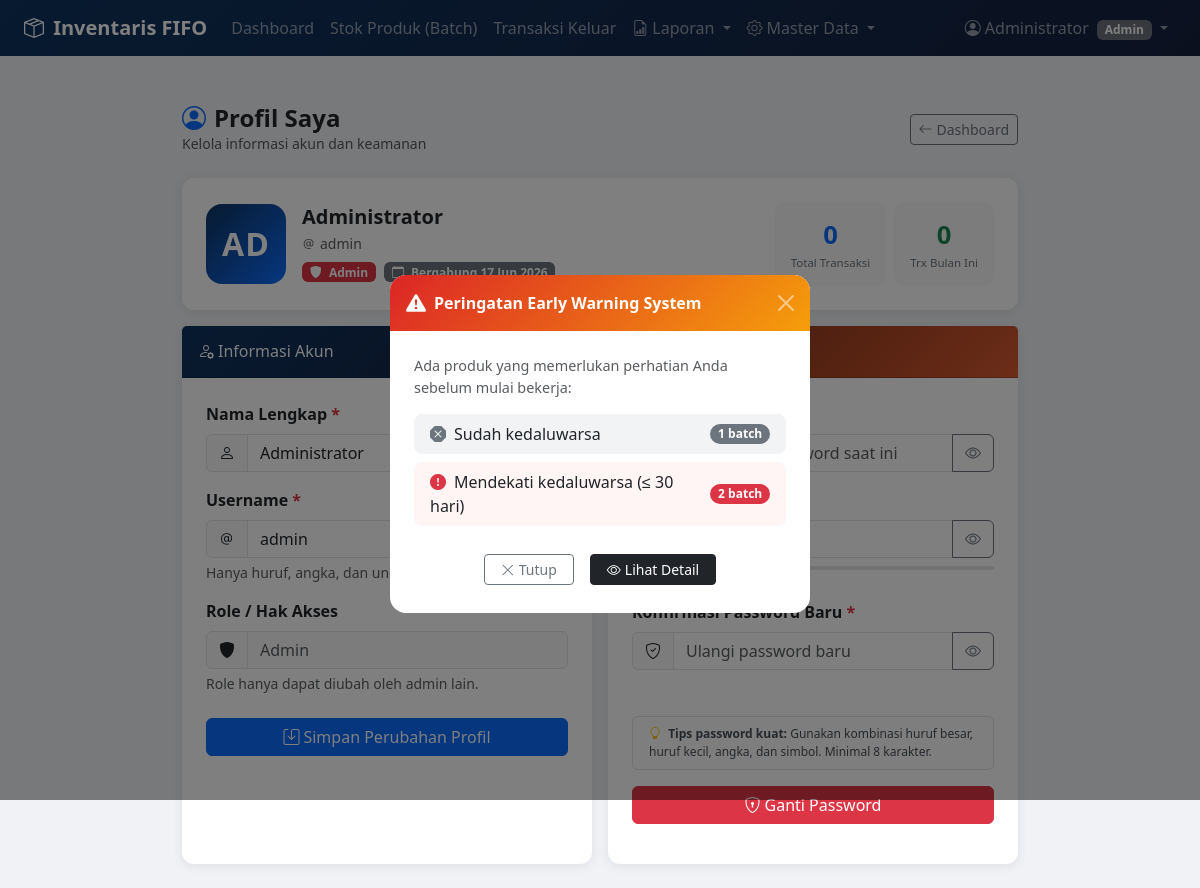
The page /profil.php (signed in) on the database its author committed.
### tables this page shows
CREATE TABLE setting_toko (
    id               INT AUTO_INCREMENT PRIMARY KEY,
    nama_toko        VARCHAR(150) NOT NULL DEFAULT 'Toko Saya',
    alamat           VARCHAR(255) DEFAULT NULL,
    no_hp            VARCHAR(30)  DEFAULT NULL,
    threshold_merah  INT NOT NULL DEFAULT 30,
    threshold_kuning INT NOT NULL DEFAULT 90,
    updated_at       TIMESTAMP DEFAULT CURRENT_TIMESTAMP ON UPDATE CURRENT_TIMESTAMP
);

CREATE TABLE users (
    id         INT AUTO_INCREMENT PRIMARY KEY,
    nama       VARCHAR(100) NOT NULL,
    username   VARCHAR(50)  NOT NULL UNIQUE,
    password   VARCHAR(255) NOT NULL,
    role       ENUM('admin','kasir') NOT NULL DEFAULT 'kasir',
    created_at TIMESTAMP DEFAULT CURRENT_TIMESTAMP
);

### koneksi.php (called while the page is built, shortened)
<?php
$host = "localhost";
$user = "root";
$pass = "";
$db   = "db_inventaris";
$koneksi = mysqli_connect($host, $user, $pass, $db);
mysqli_set_charset($koneksi, "utf8mb4");
$q_set = mysqli_query($koneksi, "SHOW TABLES LIKE 'setting_toko'");
if (mysqli_num_rows($q_set) > 0) {
    $setting = mysqli_fetch_assoc(mysqli_query($koneksi, "SELECT * FROM setting_toko LIMIT 1"));
    if ($setting) {
        $THRESHOLD_MERAH  = $setting['threshold_merah']  ?? 30;
    }
}
function tgl_indo($tgl) {
    $bulan = ['','Jan','Feb','Mar','Apr','Mei','Jun','Jul','Ags','Sep','Okt','Nov','Des'];
    $d = explode('-', $tgl);
    return $d[2] . ' ' . $bulan[(int)$d[1]] . ' ' . $d[0];
}

### profil.php (the view, shortened to what this page needs)
<?php
include 'koneksi.php';
$id_user = intval($_SESSION['user_id']);
$user = mysqli_fetch_assoc(mysqli_query($koneksi,
    "SELECT id, nama, username, role, created_at FROM users WHERE id = $id_user LIMIT 1"));
$err_password   = [];
$stat_trx = mysqli_fetch_assoc(mysqli_query($koneksi,
    "SELECT COUNT(*) as total FROM transaksi WHERE kasir_id = $id_user"));
$stat_trx_bulan = mysqli_fetch_assoc(mysqli_query($koneksi,
    "SELECT COUNT(*) as total FROM transaksi
    WHERE kasir_id=$id_user AND MONTH(created_at)=MONTH(NOW()) AND YEAR(created_at)=YEAR(NOW())"));
include 'includes/navbar.php';
?>
<!DOCTYPE html>
<html lang="id">
<head>
<link href="https://cdn.jsdelivr.net/npm/bootstrap@5.3.2/dist/css/bootstrap.min.css" rel="stylesheet">
<link href="https://cdn.jsdelivr.net/npm/bootstrap-icons@1.11.3/font/bootstrap-icons.min.css" rel="stylesheet">
</head>
<body>
<div class="container py-4" style="max-width:860px">
<div class="d-flex justify-content-between align-items-center mb-4">
    <div>
    <h4 class="fw-bold mb-0"><i class="bi bi-person-circle me-2 text-primary"></i>Profil Saya</h4>
    <small class="text-muted">Kelola informasi akun dan keamanan</small>
    </div>
    <a href="indeks.php" class="btn btn-outline-secondary btn-sm">
    <i class="bi bi-arrow-left me-1"></i>Dashboard
    </a>
</div>
<div class="card mb-3 p-4">
    <div class="d-flex align-items-center gap-3 flex-wrap">
    <div class="avatar-xl">
        <?= mb_strtoupper(mb_substr($user['nama'], 0, 2)) ?>
    </div>
    <div>
        <h5 class="fw-bold mb-1"><?= htmlspecialchars($user['nama']) ?></h5>
        <div class="text-muted small mb-1">
        <i class="bi bi-at me-1"></i><?= htmlspecialchars($user['username']) ?>
        </div>
        <span class="badge <?= $user['role']==='admin'?'bg-danger':'bg-info text-dark' ?>">
        <i class="bi bi-<?= $user['role']==='admin'?'shield-fill':'person-fill' ?> me-1"></i>
        <?= ucfirst($user['role']) ?>
        </span>
        <span class="badge bg-secondary ms-1">
        <i class="bi bi-calendar me-1"></i>
        Bergabung <?= tgl_indo(date('Y-m-d', strtotime($user['created_at']))) ?>
        </span>
    </div>
    <div class="ms-auto d-flex gap-2 flex-wrap">
        <div class="stat-box">
        <div class="val text-primary"><?= $stat_trx['total'] ?></div>
        <div class="lbl">Total Transaksi</div>
        </div>
        <div class="stat-box">
        <div class="val text-success"><?= $stat_trx_bulan['total'] ?></div>
        <div class="lbl">Trx Bulan Ini</div>
        </div>
    </div>
    </div>
</div>
<div class="row g-3">
    <div class="col-lg-6">
    <div class="card h-100">
        <div class="card-header py-3" style="background:linear-gradient(135deg,#0f3460,#16213e)">
        <h6 class="mb-0 text-white">
            <i class="bi bi-person-gear me-1"></i>Informasi Akun
        </h6>
        </div>
        <div class="card-body p-4">
        <form method="POST" id="formProfil" novalidate>
            <div class="mb-3">
            <label class="form-label fw-semibold">
                Nama Lengkap <span class="text-danger">*</span>
            </label>
            <div class="input-group">
                <span class="input-group-text"><i class="bi bi-person"></i></span>
            </div>
            </div>
            <div class="mb-3">
            <label class="form-label fw-semibold">
                Username <span class="text-danger">*</span>
            </label>
            <div class="input-group">
                <span class="input-group-text"><i class="bi bi-at"></i></span>
            </div>
            <div class="form-text">Hanya huruf, angka, dan underscore (_).</div>
            </div>
            <div class="mb-4">
            <label class="form-label fw-semibold">Role / Hak Akses</label>
            <div class="input-group">
                <span class="input-group-text">
                <i class="bi bi-<?= $user['role']==='admin'?'shield-fill':'person-fill' ?>"></i>
                </span>
                <input type="text" class="form-control bg-light text-muted"
                    value="<?= ucfirst($user['role']) ?>" disabled>
            </div>
            <div class="form-text">Role hanya dapat diubah oleh admin lain.</div>
            </div>
            <button type="submit" class="btn btn-primary w-100">
            <i class="bi bi-save me-1"></i>Simpan Perubahan Profil
            </button>
        </form>
        </div>
    </div>
    </div>
    <div class="col-lg-6">
    <div class="card h-100">
        <div class="card-header py-3" style="background:linear-gradient(135deg,#712B13,#D85A30)">
        <h6 class="mb-0 text-white">
        </h6>
        </div>
        <div class="card-body p-4">
        <form method="POST" id="formPassword" novalidate autocomplete="off">
            <div class="mb-3">
            <label class="form-label fw-semibold">
                Password Lama <span class="text-danger">*</span>
            </label>
            <div class="input-group">
                <span class="input-group-text"><i class="bi bi-lock"></i></span>
                <input type="password" name="pw_lama" id="pw_lama"
                    class="form-control <?= isset($err_password['pw_lama']) ? 'is-invalid' : '' ?>"
                    placeholder="Masukkan password saat ini" autocomplete="current-password" required>
                <button type="button" class="btn btn-outline-secondary"
                        onclick="togglePass('pw_lama', this)" tabindex="-1">
                <i class="bi bi-eye"></i>
                </button>
            </div>
            </div>
            <div class="mb-2">
            <label class="form-label fw-semibold">
                Password Baru <span class="text-danger">*</span>
            </label>
            <div class="input-group">
                <span class="input-group-text"><i class="bi bi-lock-fill"></i></span>
                <input type="password" name="pw_baru" id="pw_baru"
                    class="form-control <?= isset($err_password['pw_baru']) ? 'is-invalid' : '' ?>"
                    placeholder="Min. 6 karakter" autocomplete="new-password"
                    oninput="cekKekuatan(this.value)" required>
                <button type="button" class="btn btn-outline-secondary"
                        onclick="togglePass('pw_baru', this)" tabindex="-1">
                <i class="bi bi-eye"></i>
                </button>
            </div>
            <div class="strength-wrap mt-2">
            </div>
            <div id="strengthLabel" class="form-text" style="min-height:18px"></div>
            </div>
            <div class="mb-4">
            <label class="form-label fw-semibold">
                Konfirmasi Password Baru <span class="text-danger">*</span>
            </label>
            <div class="input-group">
                <span class="input-group-text"><i class="bi bi-shield-check"></i></span>
                <input type="password" name="pw_konfirm" id="pw_konfirm"
                    class="form-control <?= isset($err_password['pw_konfirm']) ? 'is-invalid' : '' ?>"
                    placeholder="Ulangi password baru" autocomplete="new-password"
                    oninput="cekMatch()" required>
                <button type="button" class="btn btn-outline-secondary"
                        onclick="togglePass('pw_konfirm', this)" tabindex="-1">
                <i class="bi bi-eye"></i>
                </button>
            </div>
            <div id="matchInfo" class="form-text" style="min-height:18px"></div>
            </div>
            <div class="alert alert-light border py-2 px-3 mb-3" style="font-size:12px">
            <i class="bi bi-lightbulb me-1 text-warning"></i>
            <strong>Tips password kuat:</strong> Gunakan kombinasi huruf besar, huruf kecil, angka, dan simbol. Minimal 8 karakter.
            </div>
            <button type="submit" class="btn btn-danger w-100" id="btnGanti">
            <i class="bi bi-shield-lock me-1"></i>Ganti Password
            </button>
        </form>
        </div>
    </div>
    </div>
</div>
</div>
</body>
</html>

### includes/navbar.php (shortened to what this page needs)
<?php
    $role = $_SESSION['user_role'] ?? 'kasir';
    $nama = $_SESSION['user_nama'] ?? 'user';
    $tgl = date('Y-m-d');
    $q_kritis_nav = mysqli_query($koneksi, "SELECT COUNT(*) as t FROM produk WHERE DATEDIFF(tgl_expired, '$tgl') BETWEEN 0 AND $THRESHOLD_MERAH AND stok > 0");
    $total_kritis_nav  = mysqli_fetch_assoc($q_kritis_nav)['t'] ?? 0;
    $q_expired_nav = mysqli_query($koneksi, "SELECT COUNT(*) as t FROM produk WHERE tgl_expired < '$tgl' AND stok > 0");
    $total_expired_nav = mysqli_fetch_assoc($q_expired_nav)['t'] ?? 0;
    $total_alert = $total_kritis_nav + $total_expired_nav;
    $current = basename($_SERVER['PHP_SELF']);
    function nav_active($page, $current) {
        return $page === $current ? 'active' : '';
    }
    ?>
    <nav class="navbar navbar-expand-lg navbar-dark mb-4" style="background: linear-gradient(135deg,#0f3460,#16213e);">
        <div class="container-fluid px-4">
            <a class="navbar-brand fw-bold" href="indeks.php">
                <i class="bi bi-box-seam me-1"></i> Inventaris FIFO
            </a>
            <div class="collapse navbar-collapse" id="navMain">
                <ul class="navbar-nav me-auto mb-2 mb-lg-0">
                    <li class="nav-item">
                        <a class="nav-link <?= nav_active('indeks.php', $current) ?>" href="indeks.php">Dashboard</a>
                    </li>
                    <?php if ($role === 'admin'): ?>
                    <li class="nav-item">
                        <a class="nav-link <?= nav_active('produk.php', $current) ?>" href="produk.php">Stok Produk (Batch)</a>
                    </li>
                    <?php endif; ?>
                    <li class="nav-item">
                        <a class="nav-link <?= nav_active('transaksi.php', $current) ?>" href="transaksi.php">Transaksi Keluar</a>
                    </li>
                    <li class="nav-item dropdown">
                        <a class="nav-link dropdown-toggle <?= in_array($current,['laporan_stok.php','laporan_expired.php','laporan_transaksi.php'])?'active':'' ?>"
                        href="#" data-bs-toggle="dropdown">
                            <i class="bi bi-file-earmark-bar-graph me-1"></i>Laporan
                        </a>
                    </li>
                    <?php if ($role === 'admin'): ?>
                    <li class="nav-item dropdown">
                        <a class="nav-link dropdown-toggle <?= in_array($current,['kategori.php','users.php','setting.php'])?'active':'' ?>"
                        href="#" data-bs-toggle="dropdown">
                            <i class="bi bi-gear me-1"></i>Master Data
                        </a>
                    </li>
                    <?php endif; ?>
                </ul>
                <ul class="navbar-nav">
                    <li class="nav-item dropdown">
                        <a class="nav-link dropdown-toggle" href="#" data-bs-toggle="dropdown">
                            <i class="bi bi-person-circle me-1"></i><?= htmlspecialchars($nama) ?>
                            <span class="badge bg-secondary ms-1"><?= ucfirst($role) ?></span>
                        </a>
                    </li>
                </ul>
            </div>
        </div>
    </nav>
    <?php
    $tampilkan_popup_ews = false;
    if (!empty($_SESSION['show_ews_alert'])) {
        $tampilkan_popup_ews = ($total_alert > 0);
    }
    ?>
    <?php if ($tampilkan_popup_ews): ?>
    <div class="modal fade" id="modalEwsAlert" tabindex="-1" aria-hidden="true">
    <div class="modal-dialog modal-dialog-centered" style="max-width:420px">
        <div class="modal-content border-0 rounded-4 overflow-hidden">
        <div class="modal-header border-0 py-3" style="background:linear-gradient(135deg,#dc2626,#f59e0b)">
            <div class="d-flex align-items-center gap-2 text-white">
            <i class="bi bi-exclamation-triangle-fill fs-5"></i>
            <h6 class="modal-title fw-bold mb-0">Peringatan Early Warning System</h6>
            </div>
            <button type="button" class="btn-close btn-close-white" data-bs-dismiss="modal" aria-label="Tutup"></button>
        </div>
        <div class="modal-body py-4 px-4">
            <p class="text-muted mb-3" style="font-size:.9rem">
            Ada produk yang memerlukan perhatian Anda sebelum mulai bekerja:
            </p>
            <ul class="list-unstyled mb-0 d-flex flex-column gap-2">
            <?php if ($total_expired_nav > 0): ?>
                <li class="d-flex justify-content-between align-items-center p-2 px-3 rounded-3" style="background:#f1f3f5">
                <span><i class="bi bi-x-octagon-fill text-secondary me-2"></i>Sudah kedaluwarsa</span>
                <span class="badge bg-secondary rounded-pill"><?= $total_expired_nav ?> batch</span>
                </li>
            <?php endif; ?>
            <?php if ($total_kritis_nav > 0): ?>
                <li class="d-flex justify-content-between align-items-center p-2 px-3 rounded-3" style="background:#fff5f5">
                <span><i class="bi bi-exclamation-circle-fill text-danger me-2"></i>Mendekati kedaluwarsa (&le; <?= (int)$THRESHOLD_MERAH ?> hari)</span>
                <span class="badge bg-danger rounded-pill"><?= $total_kritis_nav ?> batch</span>
                </li>
            <?php endif; ?>
            </ul>
        </div>
        <div class="modal-footer border-0 pt-0 pb-4 px-4 gap-2 justify-content-center">
            <button type="button" class="btn btn-outline-secondary btn-sm px-3" data-bs-dismiss="modal">
            <i class="bi bi-x-lg me-1"></i>Tutup
            </button>
            <a href="laporan_expired.php" class="btn btn-dark btn-sm px-3">
            <i class="bi bi-eye me-1"></i>Lihat Detail
            </a>
        </div>
        </div>
    </div>
    </div>
    <?php endif; ?>

### profil.php (style rules this page uses)
body { background:#f0f2f5; font-family:'Segoe UI',sans-serif; }
.card { border:0; border-radius:12px; box-shadow:0 2px 12px rgba(0,0,0,.08); }
.avatar-xl { width:80px; height:80px; border-radius:16px; display:flex; align-items:center; justify-content:center; font-size:2rem; font-weight:700; flex-shrink:0; background:linear-gradient(135deg,#0f3460,#0d6efd); color:#fff; letter-spacing:1px; }
.stat-box { border-radius:10px; padding:14px 16px; text-align:center; background:var(--bs-gray-100); }
.stat-box .val { font-size:1.6rem; font-weight:700; }
.stat-box .lbl { font-size:11.5px; color:#6c757d; }
.strength-wrap { height:4px; background:#dee2e6; border-radius:2px; margin-top:6px; }

### rows shown on the page
setting_toko: threshold_merah "30"
users: nama "AD", nama "Administrator", username "admin", role "Admin", created_at "17 Jun 2026"

### other values the page prints
$nama "Administrator"
$role "Admin"
$total_expired_nav "1"
$total_kritis_nav "2"
$stat_trx['total'] "0"
$stat_trx_bulan['total'] "0"
